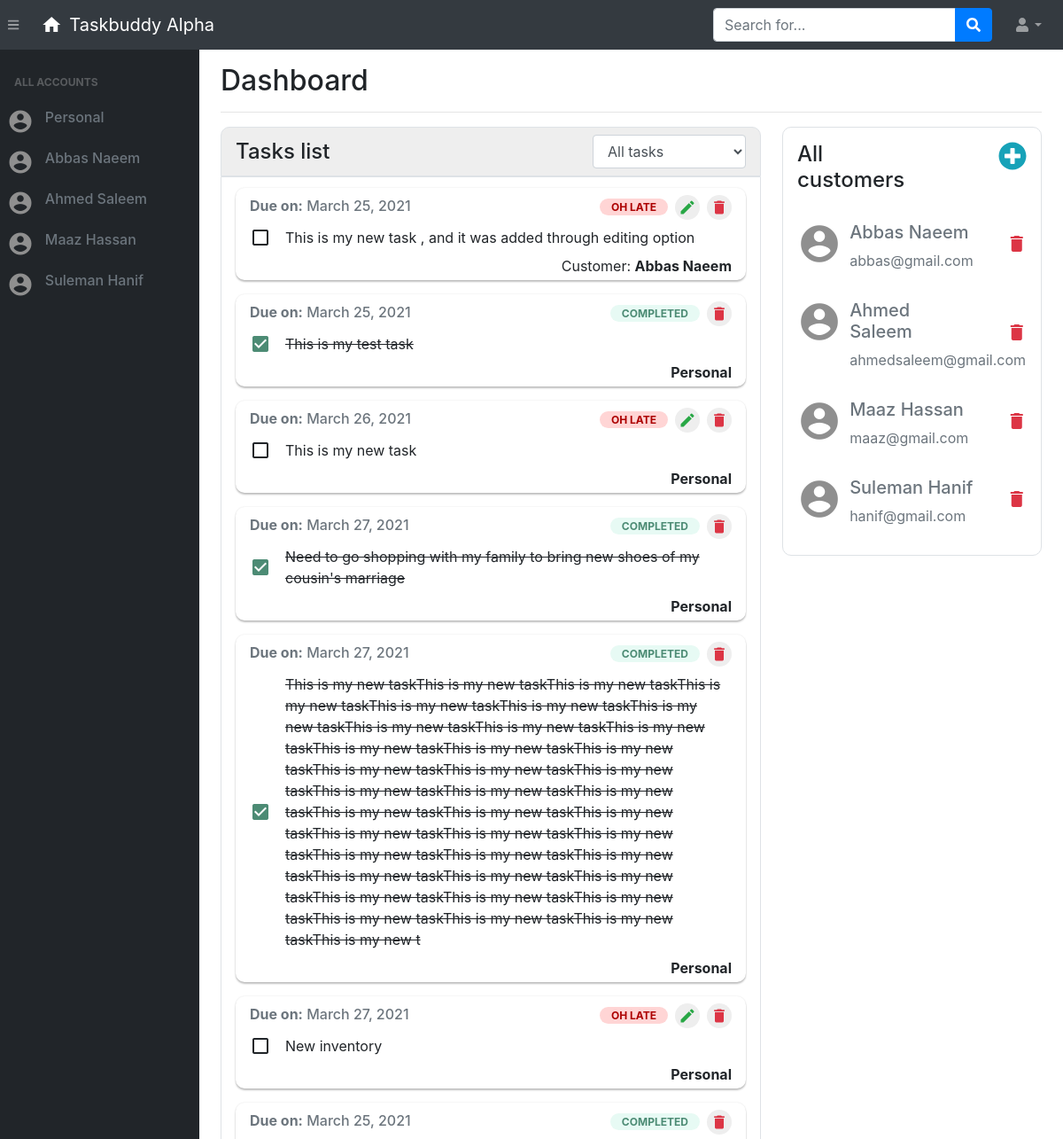
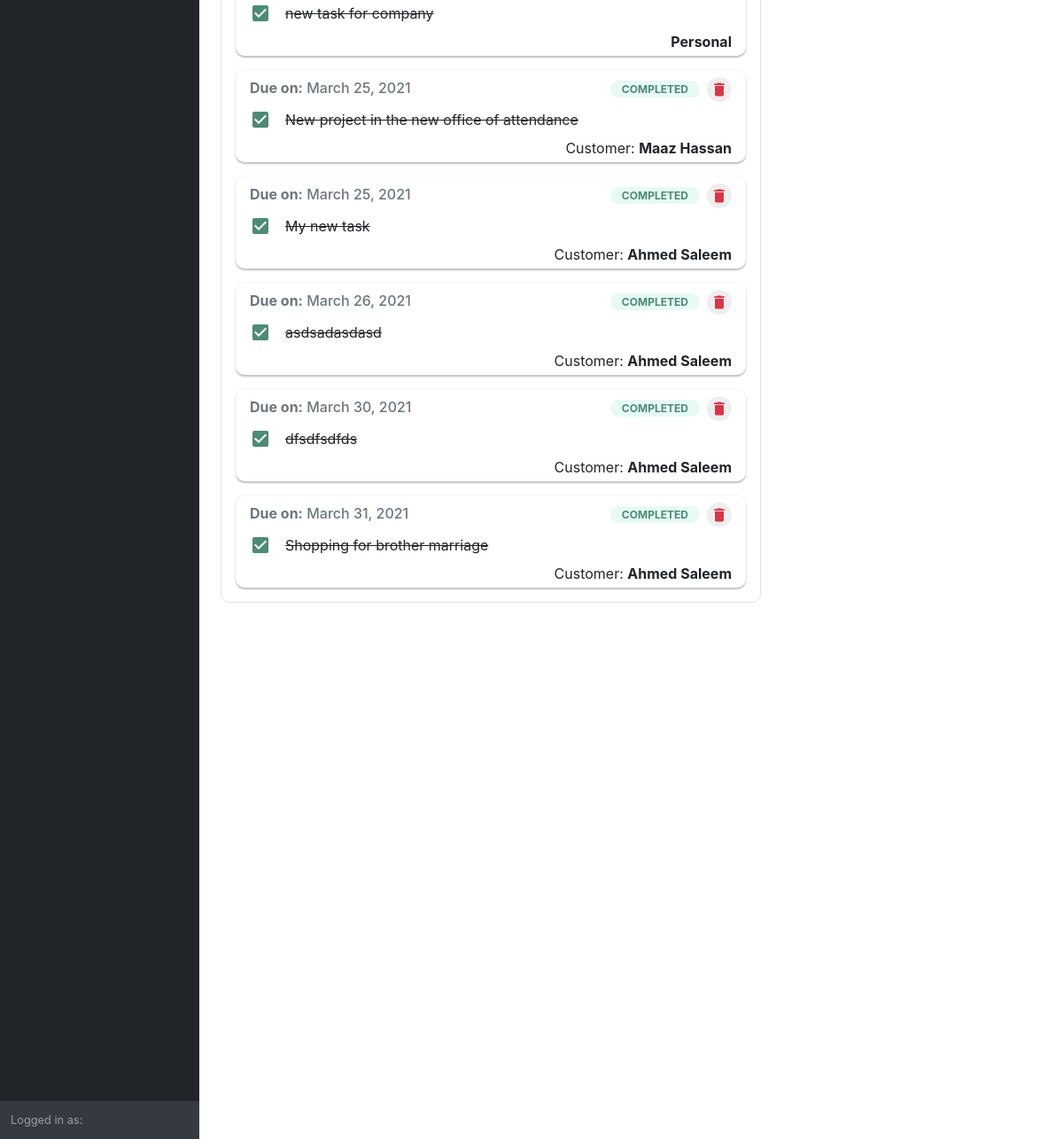
Screenshot of / (signed in) with the database file from the repository (2 pictures, top to bottom).
### task/models.py (models this page shows, shortened)
class Customer(models.Model):
    first_name=models.CharField(max_length=70)
    last_name=models.CharField(max_length=70)
    email=models.EmailField()
    added_by = models.ForeignKey(User, on_delete = models.CASCADE, null = True)
    def __str__(self):
        return f'{self.first_name} {self.last_name}'

class myTask(models.Model):
	task_text = models.CharField(max_length = 255)
	created_on = models.DateTimeField(default = datetime.now())
	due_date = models.DateField()
	added_by = models.ForeignKey(User, on_delete = models.CASCADE)
	added_for = models.ForeignKey(Customer, on_delete = models.CASCADE, null = True)
	completed_at = models.DateTimeField(null = True)
	completed_on_time = models.BooleanField(default = True)
	status = models.IntegerField(default = 0)
	def get_status(self):
		if self.status == 0:
			wording = "ON GOING"
			class_name = "on-going-label"
			box_class = "ongoing"
		if self.status == -1:
			wording = "OH LATE"
			class_name = "late-label"
			box_class = "late"
		if self.status == 1:
			wording = "COMPLETED"
			class_name = "completed-label"
			box_class = "complete"
		return {
			"wording": wording,
			"class_name": class_name,
			"box_class": box_class
		}
	def late_now(self):
		if self.status != 1:
			self.status = -1
			self.completed_on_time = False
			self.save()

### task/views.py (the view, shortened to what this page needs)
# urls.py: path('',views.index, name='home page'),
@login_required(login_url='login')
def index(request):
	form=CustomerForm()
	customers=Customer.objects.filter(added_by = request.user).order_by('first_name')
	all_tasks = myTask.objects.filter(added_by = request.user).order_by('-id')
	for task in all_tasks:
		if task.due_date < datetime.now().date():
			task.late_now()
	context = {'form':form,'customers':customers}
	context['all_tasks'] = all_tasks
	context['customer_section'] = True
	context['today'] = datetime.now().date()
	return render(request,'task/index.html', context)

### task/forms.py
class CustomerForm(forms.ModelForm):
	class Meta:
		model=Customer
		fields=['first_name','last_name','email']

### task/templates/task/index.html (shortened to what this page needs)
{% load static %}
{% load crispy_forms_tags %}
{% include 'task/inc/head.inc.html' %}
    <body class="sb-nav-fixed">
        {% include 'task/inc/navbar.inc.html' %}
        <div id="layoutSidenav">
            <div id="layoutSidenav_nav">
                {% include 'task/inc/sidebar.inc.html' %}
            </div>
            <div id="layoutSidenav_content" style="overflow: hidden;">
                <div class="row">
                    <div class="col-lg-12">
                        <div class="container-fluid">
                            <h2 class="mt-3">Dashboard</h2>
                            <hr class="mb-2">
                            <div class="row">
                                <div class="col-sm-8 py-2">
                                    {% include 'task/inc/task-section.inc.html' %}
                                </div>
                                <div class="col-sm-4 py-2">
                                    <div>
                                        <div class="border py-3 radius-10">
                                            <div class="d-flex px-3">
                                                <h4 class="mb-3" style="width: 100%;">All customers</h4>
                                                <div class="text-right" style="width: 100%;">
                                                    <a data-toggle="modal" data-target="#customerModel"><i class="mk-pointer text-info fas fa-plus-circle fa-2x"></i></a>
                                                </div>
                                            </div>
                                            {% for customer in customers %}
                                                    <div class="profile-card p-3">
                                                        <div class="row">
                                                            <div class="col-sm-2">
                                                                <i class="material-icons" style="color: #8f8f8f; font-size: 50px;">account_circle</i>
                                                            </div>
                                                            <div class="col-sm-8 px-4">
                                                                <div>
                                                                    <a href="customer/{{customer.id}}" class="text-secondary" style="text-decoration: none;">
                                                                        <h5>{{ customer.first_name }} {{ customer.last_name }}</h5>
                                                                        {{ customer.email }}
                                                                    </a>
                                                                </div>
                                                            </div>
                                                            <div class="col-sm-2 d-flex align-items-center text-danger mk-pointer">
                                                                <a href="delete_items/{{ customer.id }}/" style="text-decoration: none;">
                                                                    <i class="material-icons text-danger">delete</i>
                                                                </a>
                                                            </div>
                                                        </div>
                                                    </div>
                                            {% endfor %}
                                        </div>
                                    </div>
                                </div>
                            </div>
                        </div>
                    </div>
                </div>
            </div>
        </div>
    </body>
</html>

### task/templates/task/inc/sidebar.inc.html (shortened to what this page needs)
<nav class="sb-sidenav accordion sb-sidenav-dark" id="sidenavAccordion">
    <div class="sb-sidenav-menu">
        <div class="nav">
            <div class="sb-sidenav-menu-heading">ALL ACCOUNTS</div>
            <div class="profile-card p-2 {% if not my_customer and temp %}profile-focused{% endif %}">
                <div class="row">
                    <div class="col-sm-2 d-flex align-items-center">
                        <i class="material-icons" style="color: #8f8f8f; font-size: 30px;">account_circle</i>
                    </div>
                    <div class="col-sm-10 px-3 d-flex align-items-center">
                        <a href="customer/0" class="my-0 text-secondary" style="text-decoration: none;">
                            <h6>Personal</h6>
                        </a>
                    </div>
                </div>
            </div>
            {% for customer in customers %}
                    <div class="profile-card p-2 {% if customer.id == my_customer.id %}profile-focused{% endif %}">
                        <div class="row">
                            <div class="col-sm-2 d-flex align-items-center">
                                <i class="material-icons" style="color: #8f8f8f; font-size: 30px;">account_circle</i>
                            </div>
                            <div class="col-sm-10 px-3 d-flex align-items-center">
                                <a href="customer/{{customer.id}}" class="my-0 text-secondary" style="text-decoration: none;">
                                    <h6>{{ customer.first_name }} {{ customer.last_name }}</h6>
                                </a>
                            </div>
                        </div>
                    </div>
            {% endfor %}
        </div>
    </div>
    {% if user.is_authenticated %}
    <div class="sb-sidenav-footer">
        <div class="small">Logged in as:</div>
    </div>
    {% endif %}
</nav>

### task/templates/task/inc/task-section.inc.html (shortened to what this page needs)
<div class="border py-2 px-3 d-flex align-items-center" style="background-color: #eeeeee; border-radius: 10px 10px 0px 0px;">
    <h4 class="my-0"  style="width: 50%;">Tasks list</h4>
    <div class="form-group my-0 justify-content-end d-flex" style="width: 50%;">
        {% if all_tasks %}
        <select class="form-control" id="task-filter" style="width: fit-content;">
            <option value="all">All tasks</option>
        </select>
        {% endif %}
    </div>
</div>
<div class="border radius-10 p-2" style="border-radius: 0px 0px 10px 10px;">
    <div style="max-height: 68vh; overflow: auto;" class="px-2 py-1">
        {% for task in all_tasks %}
        <div class="google-box py-1 px-3 mb-3 my-any-task {{ task.get_status.box_class }}">
            <div class="d-flex align-items-center">
                <h6 class="text-muted my-0" style="width: 50%;"><b>Due on:</b> {% if today == task.due_date %}Today{% else %}{{ task.due_date }}{% endif %}</h6>
                <div style="width: 50%;" class="text-right">
                    <span class="mylabel {{ task.get_status.class_name }}" id="label_{{ task.id }}">{{ task.get_status.wording }}</span>
                </div>
                {% if task.status != 1 %}
                    <i class="material-icons myIcon text-success mk-pointer ml-2 my-0 p-1 myIcon2 mt-1 editinginput-icon" id="edit-task-{{ task.id }}">edit</i>
                {% endif %}
                <i class="material-icons myIcon text-danger mk-pointer ml-2 my-0 operation p-1 myIcon2 mt-1" id="delete_{{ task.id }}">delete</i>
            </div>
            <div class="row mt-0 p-1">
                <div class="col-sm-12 d-flex px-0 py-1 align-items-center">
                    {% if task.status == 1 %}
                    <i class="material-icons mk-pointer radius-100 task-completed mx-2" title="Completed">check_box</i>
                    {% else %}
                    <i class="material-icons mk-pointer radius-100 operation operation-complete mx-2" id="complete_{{ task.id }}">check_box_outline_blank</i>
                    {% endif %}
                    <p class="mx-2 mr-3 my-0" style="font-size: 16px;" id="text-task-{{ task.id }}">
                        {% if task.status == 1 %}
                            <del>{{ task.task_text }}</del>
                        {% else %}
                            {{ task.task_text }}
                        {% endif %}
                    </p>
                </div>
            </div>
            {% if customer_section %}
                <div class="text-right">
                    {% if task.added_for %}
                        Customer: <b>{{ task.added_for }}</b>
                    {% else %}
                        <b>Personal</b>
                    {% endif %}
                </div>
            {% endif %}
        </div>
        {% endfor %}
    </div>
</div>

### task/templates/task/inc/head.inc.html (style rules this page uses)
.mk-pointer { cursor: pointer; }
.radius-10 { border-radius: 10px; }
.profile-card { transition-duration: 0.25s; }
body { overflow: none; }
.myIcon2 { font-size: 20px; }

### rows the page displays
Customer: first_name "Abbas", last_name "Naeem", email "abbas@gmail.com"
Customer: first_name "Ahmed", last_name "Saleem", email "ahmedsaleem@gmail.com"
Customer: first_name "Maaz", last_name "Hassan", email "maaz@gmail.com"
Customer: first_name "Suleman", last_name "Hanif", email "hanif@gmail.com"
myTask: due_date "March 25, 2021", get_status.wording "OH LATE", task_text "This is my new task , and it was added through editing option", added_for "Abbas Naeem"
myTask: due_date "March 25, 2021", get_status.wording "COMPLETED", task_text "This is my test task", shows "Personal"
myTask: due_date "March 26, 2021", get_status.wording "OH LATE", task_text "This is my new task", shows "Personal"
myTask: due_date "March 27, 2021", get_status.wording "COMPLETED", task_text "Need to go shopping with my family to bring new shoes of my cousin's marriage", shows "Personal"
myTask: due_date "March 27, 2021", get_status.wording "COMPLETED", task_text "This is my new taskThis is my new taskThis is my new taskThis is my new taskThis is my new taskThis is my new taskThis is my new taskThis is my new taskThis is my new taskThis is my new taskThis is my new taskThis is my new taskThis is my new taskThis is my new taskThis is my new taskThis is my new taskThis is my new taskThis is my new taskThis is my new taskThis is my new taskThis is my new taskThis is my new taskThis is my new taskThis is my new taskThis is my new taskThis is my new taskThis is my new taskThis is my new taskThis is my new taskThis is my new taskThis is my new taskThis is my new taskThis is my new taskThis is my new taskThis is my new taskThis is my new taskThis is my new…", shows "Personal"
myTask: due_date "March 27, 2021", get_status.wording "OH LATE", task_text "New inventory", shows "Personal"
myTask: due_date "March 25, 2021", get_status.wording "COMPLETED", task_text "new task for company", shows "Personal"
myTask: due_date "March 25, 2021", get_status.wording "COMPLETED", task_text "New project in the new office of attendance", added_for "Maaz Hassan"
myTask: due_date "March 25, 2021", get_status.wording "COMPLETED", task_text "My new task", added_for "Ahmed Saleem"
myTask: due_date "March 26, 2021", get_status.wording "COMPLETED", task_text "asdsadasdasd", added_for "Ahmed Saleem"
myTask: due_date "March 30, 2021", get_status.wording "COMPLETED", task_text "dfsdfsdfds", added_for "Ahmed Saleem"
myTask: due_date "March 31, 2021", get_status.wording "COMPLETED", task_text "Shopping for brother marriage", added_for "Ahmed Saleem"
